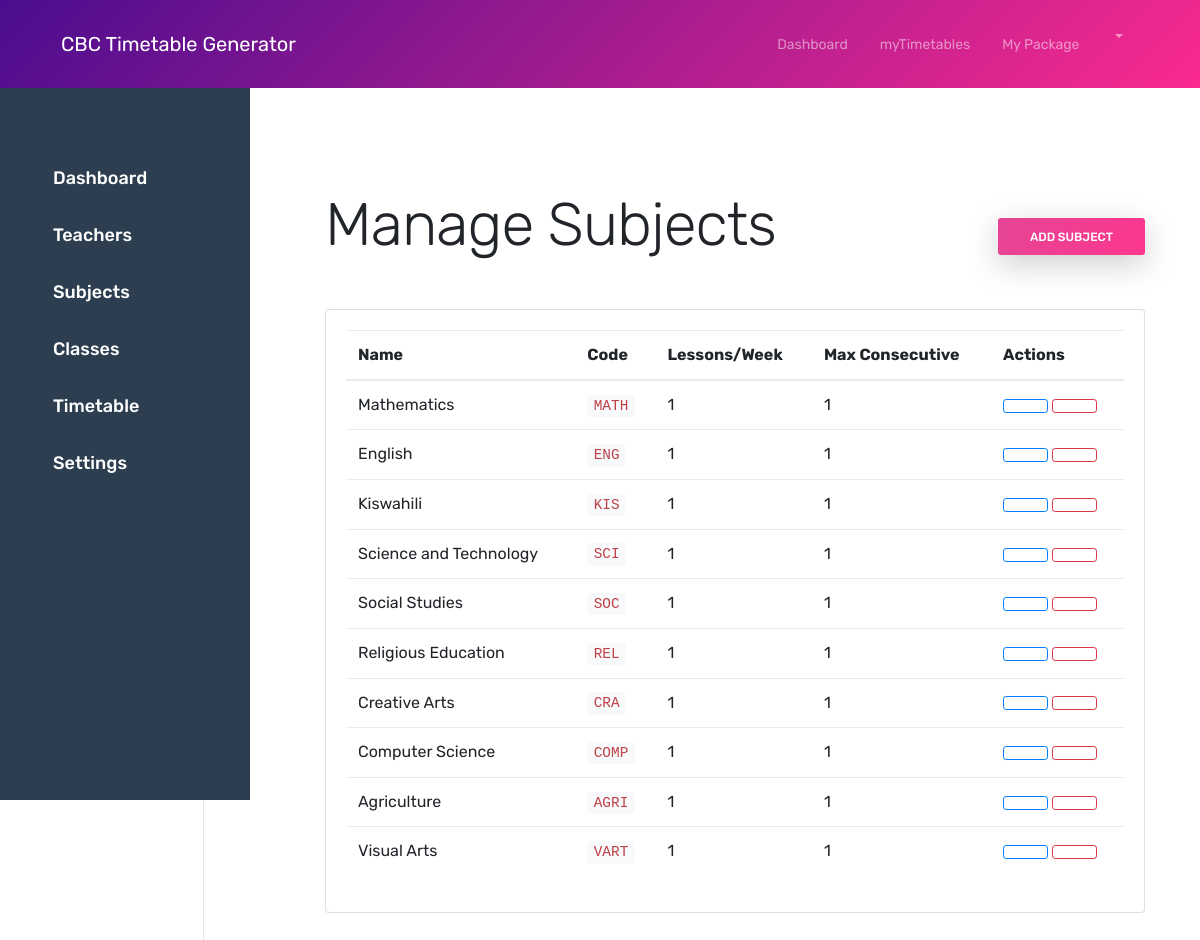
Screenshot of /admin/subjects (signed in) with the database file from the repository.
### app/models/timetable.py (models this page shows)
class Subject(db.Model):
    id = db.Column(db.Integer, primary_key=True)
    name = db.Column(db.String(50), nullable=False)
    code = db.Column(db.String(10), nullable=False)
    lessons_per_week = db.Column(db.Integer, default=1)
    grade_level = db.Column(db.Integer, nullable=False)
    school_id = db.Column(db.Integer, db.ForeignKey('school.id'), nullable=False)
    max_consecutive_periods= db.Column(db.Integer, nullable=False)

### app/admin/routes.py (the view)
@bp.route('/subjects')
@login_required
@admin_required
def manage_subjects():
    subjects = Subject.query.filter_by(school_id=current_user.school_id).all()
    form = SubjectForm()
    return render_template('admin/manage_subjects.html', subjects=subjects, form=form)

### app/models/user.py (called while the page is built)
@login_manager.user_loader
def load_user(id):
    return User.query.get(int(id))

    @property
    def is_admin(self):
        return self.role == 'admin'

### app/utils/security.py (called while the page is built)
def admin_required(f):
    @wraps(f)
    def decorated_function(*args, **kwargs):
        if not current_user.is_authenticated or not current_user.is_admin:
            abort(403)
        return f(*args, **kwargs)
    return decorated_function

### app/templates/admin/manage_subjects.html (shortened to what this page needs)
{% extends "admin/base.html" %}
{% block admin_content %}
<div class="container py-4">
    <div class="sidebar"
        style="width: 250px; background-color: #2C3E50; color: white; height: 100vh; padding-top: 20px; position: fixed; top: 0; left: 0; z-index: 1000;">
        <ul class="nav flex-column" style="list-style-type: none; padding-left: 0;">
            <li class="nav-item">
                <a href="{{ url_for('admin.dashboard') }}" class="nav-link text-white" style="padding: 15px; font-size: 18px;">
                     Dashboard
                </a>
            </li>
            <li class="nav-item">
                <a href="{{ url_for('admin.manage_teachers') }}" class="nav-link text-white"
                    style="padding: 15px; font-size: 18px;">
                     Teachers
                </a>
            </li>
            <li class="nav-item">
                <a href="{{ url_for('admin.manage_subjects') }}" class="nav-link text-white"
                    style="padding: 15px; font-size: 18px;">
                     Subjects
                </a>
            </li>
            <li class="nav-item">
                <a href="{{ url_for('admin.manage_classes') }}" class="nav-link text-white"
                    style="padding: 15px; font-size: 18px;">
                     Classes
                </a>
            </li>
            <li class="nav-item">
                <a href="{{ url_for('admin.manage_timetables') }}" class="nav-link text-white"
                    style="padding: 15px; font-size: 18px;">
                     Timetable
                </a>
            </li>
            <li class="nav-item">
                <a href="{{ url_for('admin.settings') }}" class="nav-link text-white"
                    style="padding: 15px; font-size: 18px;">
                     Settings
                </a>
            </li>
        </ul>
    </div>
    <div class="main-content" style="margin-left: 250px; padding: 20px;">
        <div class="d-flex justify-content-between align-items-center mb-4">
            <h1>Manage Subjects</h1>
            <button type="button" class="btn btn-primary" data-bs-toggle="modal" data-bs-target="#addSubjectModal">
                 Add Subject
            </button>
        </div>
        <div class="card">
            <div class="card-body">
                <div class="table-responsive">
                    <table class="table table-hover">
                        <thead>
                            <tr>
                                <th>Name</th>
                                <th>Code</th>
                                <th>Lessons/Week</th>
                                <th>Max Consecutive</th>
                                <th>Actions</th>
                            </tr>
                        </thead>
                        <tbody>
                            {% for subject in subjects %}
                            <tr>
                                <td>{{ subject.name }}</td>
                                <td><code>{{ subject.code }}</code></td>
                                <td>{{ subject.lessons_per_week }}</td>
                                <td>{{ subject.max_consecutive_periods }}</td>
                                <td>
                                    <button class="btn btn-sm btn-outline-primary"
                                        onclick="editSubject({{ subject.id }})">
                                    </button>
                                    <button class="btn btn-sm btn-outline-danger"
                                        onclick="deleteSubject({{ subject.id }})">
                                    </button>
                                </td>
                            </tr>
                            {% endfor %}
                        </tbody>
                    </table>
                </div>
            </div>
        </div>
    </div>
</div>
{% endblock %}

### app/static/css/style.css (style rules this page uses)
body { font-family: 'Rubik', sans-serif; position: relative; }
a { color: #e38cb7; }
h1 { font-size: 60px; font-weight: 300; letter-spacing: -1px; margin-bottom: 1.5rem; }
.btn { font-size: 12px; font-weight: 400; text-transform: uppercase; padding: 0.375rem 1.35rem; transition: all 0.3s ease; }
.btn-primary { border-radius: 3px; background-image: -moz-linear-gradient( 122deg, #e54595 0%, #fd378e 100%); background-image: -webkit-linear-gradient( 122deg, #e54595 0%, #fd378e 100%); background-image: -ms-linear-gradient( 122deg, #e54595 0%, #fd378e 100%); background-image: linear-gradient( 122deg, #e54595 0%, #fd378e 100%); box-shadow: 0px 9px 32px 0px rgba(0, 0, 0, 0.2); font-weight: 500; padding: 0.6rem 2rem; border: 0; }
.sidebar { position: fixed; top: 20; left: 0; z-index: 1000; }
.nav { margin-top:130px }
.nav-link { display: flex; align-items: center; gap: 30px; }
.main-content { margin-left: 20px; padding: 20px; }

### app/static/dashboard.css (style rules this page uses)
.sidebar { position: fixed; top: 0; bottom: 0; left: 0; z-index: 100; padding: 48px 0 0; box-shadow: inset -1px 0 0 rgba(0, 0, 0, .1); }
.sidebar .nav-link { font-weight: 500; color: #333; padding: 0.5rem 1rem; }

### rows the page displays
Subject: name "Mathematics", code "MATH", lessons_per_week "1", max_consecutive_periods "1"
Subject: name "English", code "ENG", lessons_per_week "1", max_consecutive_periods "1"
Subject: name "Kiswahili", code "KIS", lessons_per_week "1", max_consecutive_periods "1"
Subject: name "Science and Technology", code "SCI", lessons_per_week "1", max_consecutive_periods "1"
Subject: name "Social Studies", code "SOC", lessons_per_week "1", max_consecutive_periods "1"
Subject: name "Religious Education", code "REL", lessons_per_week "1", max_consecutive_periods "1"
Subject: name "Creative Arts", code "CRA", lessons_per_week "1", max_consecutive_periods "1"
Subject: name "Computer Science", code "COMP", lessons_per_week "1", max_consecutive_periods "1"
Subject: name "Agriculture", code "AGRI", lessons_per_week "1", max_consecutive_periods "1"
Subject: name "Visual Arts", code "VART", lessons_per_week "1", max_consecutive_periods "1"
